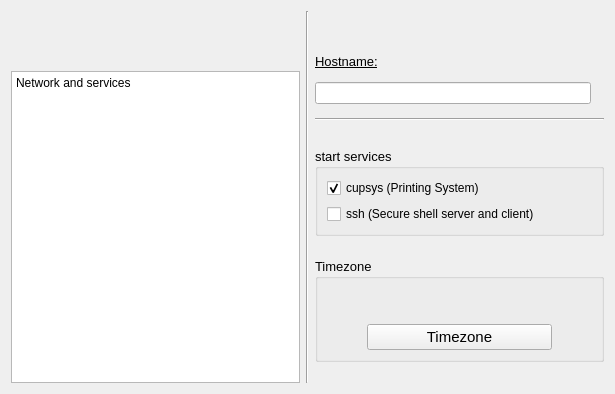
      <widget class="QWidget" name="hostname" >
       <property name="geometry" >
        <rect>
         <x>2</x>
         <y>2</y>
         <width>615</width>
         <height>394</height>
        </rect>
       </property>
       <layout class="QGridLayout" >
        <item row="0" column="0" >
         <layout class="QGridLayout" >
          <item row="0" column="0" >
           <widget class="QLabel" name="label_10" >
            <property name="sizePolicy" >
             <sizepolicy vsizetype="Preferred" hsizetype="Expanding" >
              <horstretch>0</horstretch>
              <verstretch>0</verstretch>
             </sizepolicy>
            </property>
            <property name="text" >
             <string/>
            </property>
            <property name="pixmap" >
             <pixmap resource="res.qrc" >:/pixmaps/pixmaps/install-gui-title.png</pixmap>
            </property>
            <property name="buddy" >
             <cstring>label</cstring>
            </property>
           </widget>
          </item>
          <item row="1" column="0" >
           <spacer>
            <property name="orientation" >
             <enum>Qt::Vertical</enum>
            </property>
            <property name="sizeType" >
             <enum>QSizePolicy::Preferred</enum>
            </property>
            <property name="sizeHint" stdset="0" >
             <size>
              <width>20</width>
              <height>20</height>
             </size>
            </property>
           </spacer>
          </item>
          <item row="3" column="0" >
           <widget class="QTextBrowser" name="textBrowser_hostname" >
            <property name="sizePolicy" >
             <sizepolicy vsizetype="Expanding" hsizetype="Expanding" >
              <horstretch>0</horstretch>
              <verstretch>0</verstretch>
             </sizepolicy>
            </property>
            <property name="html" >
             <string>&lt;!DOCTYPE HTML PUBLIC "-//W3C//DTD HTML 4.0//EN" "http://www.w3.org/TR/REC-html40/strict.dtd">
&lt;html>&lt;head>&lt;meta name="qrichtext" content="1" />&lt;style type="text/css">
p, li { white-space: pre-wrap; }
&lt;/style>&lt;/head>&lt;body style=" font-family:'Sans Serif'; font-size:9pt; font-weight:400; font-style:normal;">
&lt;p style=" margin-top:0px; margin-bottom:0px; margin-left:0px; margin-right:0px; -qt-block-indent:0; text-indent:0px;">Network and services&lt;/p>&lt;/body>&lt;/html></string>
            </property>
           </widget>
          </item>
          <item row="2" column="0" >
           <spacer>
            <property name="orientation" >
             <enum>Qt::Horizontal</enum>
            </property>
            <property name="sizeHint" stdset="0" >
             <size>
              <width>40</width>
              <height>20</height>
             </size>
            </property>
           </spacer>
          </item>
         </layout>
        </item>
        <item row="0" column="1" >
         <widget class="Line" name="line_7" >
          <property name="orientation" >
           <enum>Qt::Vertical</enum>
          </property>
         </widget>
        </item>
        <item row="0" column="2" >
         <layout class="QGridLayout" >
          <item row="0" column="0" >
           <spacer>
            <property name="orientation" >
             <enum>Qt::Vertical</enum>
            </property>
            <property name="sizeType" >
             <enum>QSizePolicy::Preferred</enum>
            </property>
            <property name="sizeHint" stdset="0" >
             <size>
              <width>20</width>
              <height>21</height>
             </size>
            </property>
           </spacer>
          </item>
          <item row="1" column="0" >
           <layout class="QVBoxLayout" >
            <item>
             <widget class="QLabel" name="label_25" >
              <property name="font" >
               <font>
                <pointsize>10</pointsize>
                <underline>true</underline>
               </font>
              </property>
              <property name="text" >
               <string>Hostname:</string>
              </property>
              <property name="alignment" >
               <set>Qt::AlignBottom|Qt::AlignLeading|Qt::AlignLeft</set>
              </property>
             </widget>
            </item>
            <item>
             <layout class="QHBoxLayout" >
              <item>
               <widget class="QLineEdit" name="lineEdit_hostname" >
                <property name="minimumSize" >
                 <size>
                  <width>160</width>
                  <height>0</height>
                 </size>
                </property>
               </widget>
              </item>
              <item>
               <widget class="QLabel" name="label_hostname_icon" >
                <property name="text" >
                 <string/>
                </property>
                <property name="pixmap" >
                 <pixmap resource="res.qrc" >:/pixmaps/pixmaps/no.png</pixmap>
                </property>
               </widget>
              </item>
             </layout>
            </item>
            <item>
             <widget class="Line" name="line_3" >
              <property name="orientation" >
               <enum>Qt::Horizontal</enum>
              </property>
             </widget>
            </item>
           </layout>
          </item>
          <item row="2" column="0" >
           <spacer>
            <property name="orientation" >
             <enum>Qt::Vertical</enum>
            </property>
            <property name="sizeType" >
             <enum>QSizePolicy::Preferred</enum>
            </property>
            <property name="sizeHint" stdset="0" >
             <size>
              <width>20</width>
              <height>21</height>
             </size>
            </property>
           </spacer>
          </item>
          <item row="3" column="0" >
           <widget class="QGroupBox" name="groupBox_services" >
            <property name="sizePolicy" >
             <sizepolicy vsizetype="Preferred" hsizetype="Preferred" >
              <horstretch>0</horstretch>
              <verstretch>0</verstretch>
             </sizepolicy>
            </property>
            <property name="font" >
             <font>
              <pointsize>10</pointsize>
             </font>
            </property>
            <property name="title" >
             <string>start services</string>
            </property>
            <layout class="QGridLayout" >
             <item row="0" column="0" >
              <widget class="QCheckBox" name="checkBox_cupsys" >
               <property name="font" >
                <font>
                 <pointsize>9</pointsize>
                </font>
               </property>
               <property name="text" >
                <string>cupsys (Printing System)</string>
               </property>
               <property name="checked" >
                <bool>true</bool>
               </property>
              </widget>
             </item>
             <item row="1" column="0" >
              <widget class="QCheckBox" name="checkBox_ssh" >
               <property name="font" >
                <font>
                 <pointsize>9</pointsize>
                </font>
               </property>
               <property name="text" >
                <string>ssh (Secure shell server and client)</string>
               </property>
              </widget>
             </item>
            </layout>
           </widget>
          </item>
          <item row="4" column="0" >
           <spacer>
            <property name="orientation" >
             <enum>Qt::Vertical</enum>
            </property>
            <property name="sizeType" >
             <enum>QSizePolicy::Preferred</enum>
            </property>
            <property name="sizeHint" stdset="0" >
             <size>
              <width>20</width>
              <height>16</height>
             </size>
            </property>
           </spacer>
          </item>
          <item row="6" column="0" >
           <spacer>
            <property name="orientation" >
             <enum>Qt::Vertical</enum>
            </property>
            <property name="sizeType" >
             <enum>QSizePolicy::Preferred</enum>
            </property>
            <property name="sizeHint" stdset="0" >
             <size>
              <width>20</width>
              <height>21</height>
             </size>
            </property>
           </spacer>
          </item>
          <item row="5" column="0" >
           <widget class="QGroupBox" name="groupBox_2" >
            <property name="font" >
             <font>
              <pointsize>10</pointsize>
             </font>
            </property>
            <property name="title" >
             <string>Timezone</string>
            </property>
            <layout class="QGridLayout" >
             <item row="0" column="1" >
              <widget class="QLabel" name="label_timezone" >
               <property name="sizePolicy" >
                <sizepolicy vsizetype="Fixed" hsizetype="Expanding" >
                 <horstretch>0</horstretch>
                 <verstretch>0</verstretch>
                </sizepolicy>
               </property>
               <property name="minimumSize" >
                <size>
                 <width>0</width>
                 <height>30</height>
                </size>
               </property>
               <property name="maximumSize" >
                <size>
                 <width>16777215</width>
                 <height>30</height>
                </size>
               </property>
               <property name="font" >
                <font>
                 <pointsize>10</pointsize>
                </font>
               </property>
               <property name="frameShadow" >
                <enum>QFrame::Plain</enum>
               </property>
               <property name="text" >
                <string/>
               </property>
               <property name="pixmap" >
                <pixmap/>
               </property>
               <property name="scaledContents" >
                <bool>false</bool>
               </property>
               <property name="alignment" >
                <set>Qt::AlignCenter</set>
               </property>
              </widget>
             </item>
             <item row="1" column="1" >
              <widget class="QPushButton" name="pushButton_timezone" >
               <property name="sizePolicy" >
                <sizepolicy vsizetype="Preferred" hsizetype="Preferred" >
                 <horstretch>0</horstretch>
                 <verstretch>0</verstretch>
                </sizepolicy>
               </property>
               <property name="font" >
                <font>
                 <pointsize>11</pointsize>
                </font>
               </property>
               <property name="text" >
                <string>Timezone</string>
               </property>
              </widget>
             </item>
             <item row="1" column="0" >
              <spacer>
               <property name="orientation" >
                <enum>Qt::Horizontal</enum>
               </property>
               <property name="sizeType" >
                <enum>QSizePolicy::Preferred</enum>
               </property>
               <property name="sizeHint" stdset="0" >
                <size>
                 <width>40</width>
                 <height>20</height>
                </size>
               </property>
              </spacer>
             </item>
             <item row="1" column="2" >
              <spacer>
               <property name="orientation" >
                <enum>Qt::Horizontal</enum>
               </property>
               <property name="sizeType" >
                <enum>QSizePolicy::Preferred</enum>
               </property>
               <property name="sizeHint" stdset="0" >
                <size>
                 <width>40</width>
                 <height>20</height>
                </size>
               </property>
              </spacer>
             </item>
            </layout>
           </widget>
          </item>
         </layout>
        </item>
       </layout>
      </widget>
